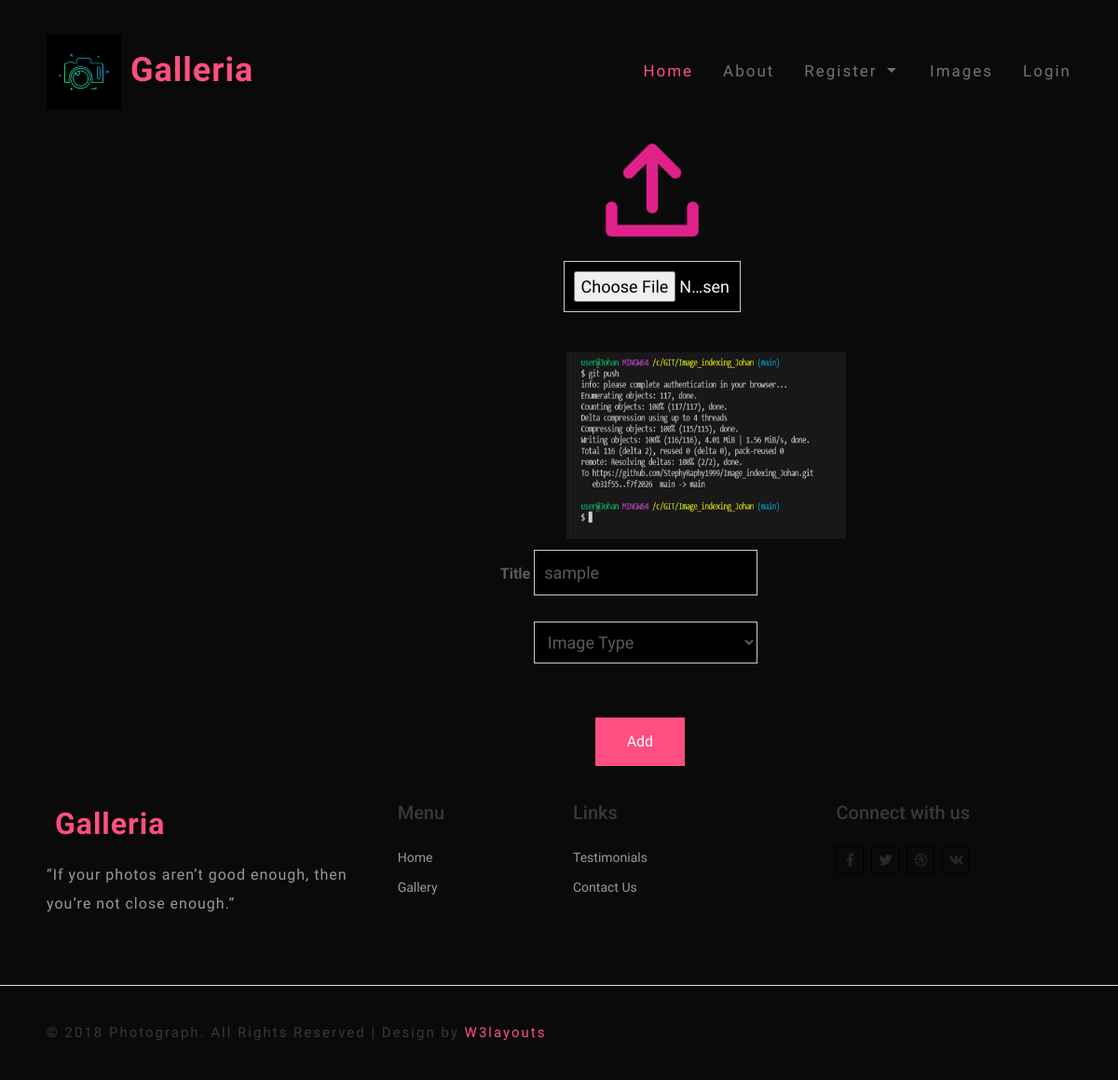
The page /edit_img/1 on the database as committed earlier.
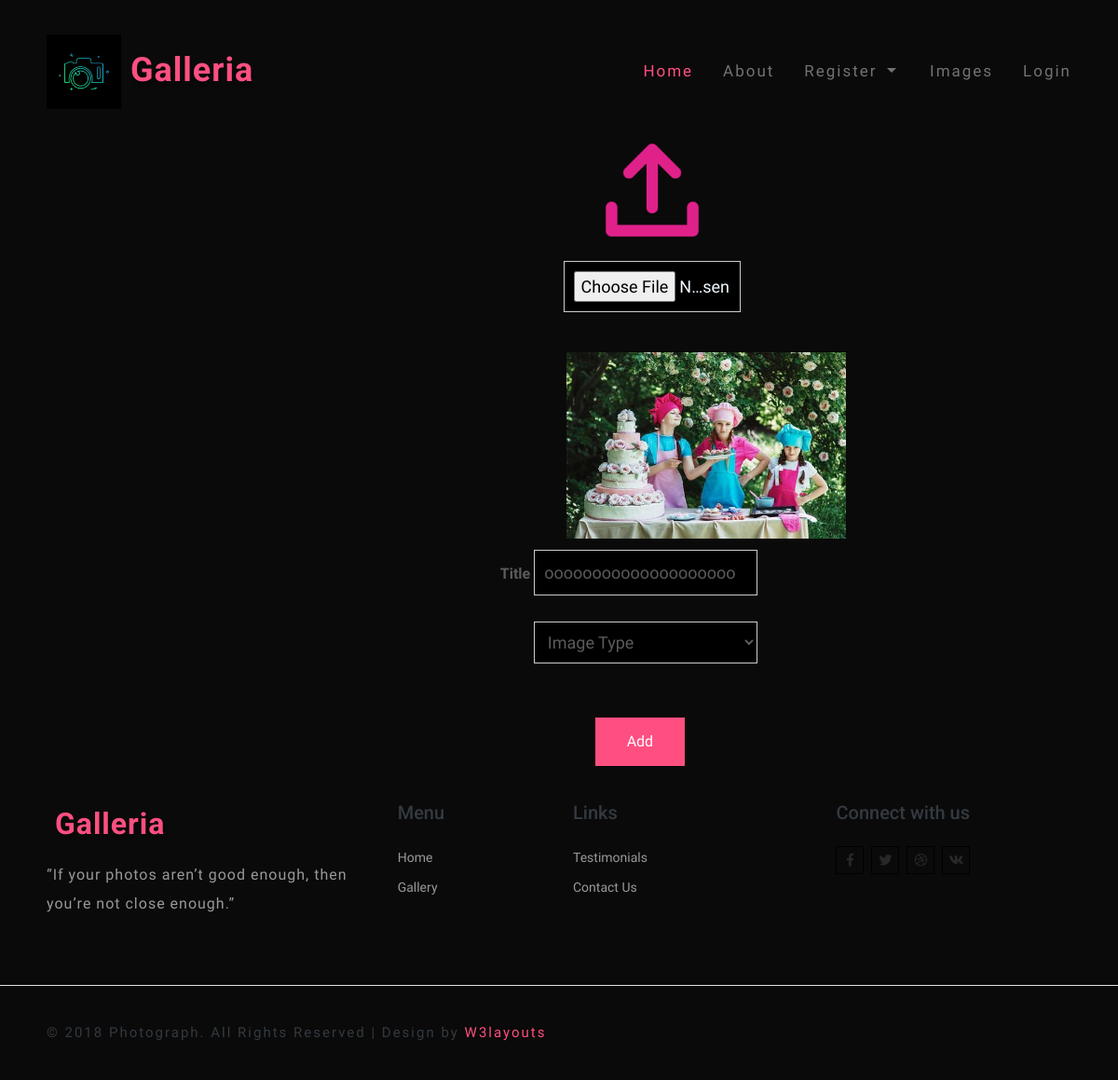
The same page on the database as committed later.
### Image/models.py (models this page shows)
class image(db.Model, UserMixin):
    id=db.Column(db.Integer, primary_key=True)
    user_id = db.Column(db.Integer, ForeignKey('register.id'))
    uid= relationship('register',foreign_keys=[user_id])
    image=db.Column(db.String(80))
    title=db.Column(db.String(80))
    imgtype=db.Column(db.String(80))
    rate=db.Column(db.Integer)

### Image/routes.py (the view)
@login_required
@app.route('/edit_img/<int:id>',methods=['GET', 'POST'])
def edit_image(id):
    a = image.query.filter_by(id=id).first()
    if request.method == 'POST':
        a.title = request.form['title']
        a.imgtype = request.form['imgtype']
        a.rate = request.form['rate']
        images = request.files['image']
        pic_file = save_to_uploads(images)
        a.image = pic_file
        db.session.commit()
        return render_template("edit_image.html",a=a,alert=True)
    else :
        return render_template("edit_image.html",a=a)

### Image/templates/edit_image.html (shortened to what this page needs)
{% extends 'layout.html' %}
{% block content %}
<!DOCTYPE html>
<html lang="en">
<head>
</head>
<body>
    <form enctype="multipart/form-data" method="post">
        <div class="new_img">
            <img src="../static/images/upload.jpg" width="100" height="100"><br>&nbsp;&nbsp;<br>
            <input type="file" name="image" style="color: aliceblue;" value="../static/uploads/{{a.image}}">
        </div><br>
        <img src="../static/uploads/{{a.image}}" id="img"  width="300" height="200">
                <div class="imgdetails">
                    <label for="title" style="color: #5d5a5a;"><b>Title</b></label>
                    <input type="text" name="title" placeholder="enter the title for your image" value="{{a.title}}"><br><br>&nbsp;&nbsp;&nbsp;&nbsp;&nbsp;&nbsp;&nbsp;&nbsp;
                    <select name="imgtype" class="imgtype" onchange="amt()" id="imgtype" value="{{a.imgtype}}">
                        <option value="">Image Type</option>
                    </select><br><br>
                    <br>&nbsp;&nbsp;&nbsp;&nbsp;&nbsp;
                    <input type="submit" value="Add">
                </div>
                 </form>
</body>
</html>
{% endblock %}

Rows that differ between the two databases and show on the page:
changed image "Image Type": image: a different picture; title "sample" → "oooooooooooooooooooo"
